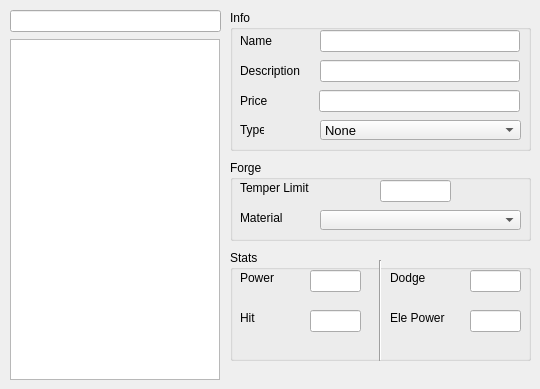
      <widget class="QWidget" name="weapons_tab">
       <attribute name="title">
        <string>Weapons</string>
       </attribute>
       <widget class="QTableView" name="weapon_tableView">
        <property name="geometry">
         <rect>
          <x>10</x>
          <y>39</y>
          <width>210</width>
          <height>341</height>
         </rect>
        </property>
        <property name="wordWrap">
         <bool>false</bool>
        </property>
       </widget>
       <widget class="QGroupBox" name="weapon_info_groupBox">
        <property name="geometry">
         <rect>
          <x>230</x>
          <y>10</y>
          <width>301</width>
          <height>141</height>
         </rect>
        </property>
        <property name="title">
         <string>Info</string>
        </property>
        <widget class="QLabel" name="weapon_name_label">
         <property name="geometry">
          <rect>
           <x>10</x>
           <y>20</y>
           <width>32</width>
           <height>22</height>
          </rect>
         </property>
         <property name="text">
          <string>Name</string>
         </property>
        </widget>
        <widget class="QLineEdit" name="weapon_name_lineEdit">
         <property name="geometry">
          <rect>
           <x>90</x>
           <y>20</y>
           <width>200</width>
           <height>22</height>
          </rect>
         </property>
         <property name="toolTip">
          <string>The weapon's name</string>
         </property>
        </widget>
        <widget class="QLabel" name="weapon_description_label">
         <property name="geometry">
          <rect>
           <x>10</x>
           <y>50</y>
           <width>60</width>
           <height>22</height>
          </rect>
         </property>
         <property name="text">
          <string>Description</string>
         </property>
        </widget>
        <widget class="QLineEdit" name="weapon_description_lineEdit">
         <property name="geometry">
          <rect>
           <x>90</x>
           <y>50</y>
           <width>200</width>
           <height>22</height>
          </rect>
         </property>
         <property name="toolTip">
          <string>The weapon's description</string>
         </property>
        </widget>
        <widget class="QLabel" name="weapon_type_label">
         <property name="geometry">
          <rect>
           <x>10</x>
           <y>110</y>
           <width>24</width>
           <height>20</height>
          </rect>
         </property>
         <property name="text">
          <string>Type</string>
         </property>
        </widget>
        <widget class="QComboBox" name="weapon_type_combo">
         <property name="geometry">
          <rect>
           <x>90</x>
           <y>110</y>
           <width>201</width>
           <height>20</height>
          </rect>
         </property>
         <property name="font">
          <font>
           <family>MS UI Gothic</family>
           <pointsize>10</pointsize>
          </font>
         </property>
         <property name="toolTip">
          <string>The weapon's type</string>
         </property>
         <item>
          <property name="text">
           <string>None</string>
          </property>
         </item>
         <item>
          <property name="text">
           <string>1</string>
          </property>
         </item>
         <item>
          <property name="text">
           <string>2</string>
          </property>
         </item>
         <item>
          <property name="text">
           <string>3</string>
          </property>
         </item>
         <item>
          <property name="text">
           <string>4</string>
          </property>
         </item>
         <item>
          <property name="text">
           <string>5</string>
          </property>
         </item>
         <item>
          <property name="text">
           <string>6</string>
          </property>
         </item>
         <item>
          <property name="text">
           <string>7</string>
          </property>
         </item>
         <item>
          <property name="text">
           <string>8</string>
          </property>
         </item>
         <item>
          <property name="text">
           <string>9</string>
          </property>
         </item>
         <item>
          <property name="text">
           <string>10</string>
          </property>
         </item>
        </widget>
        <widget class="QLabel" name="weapon_price_label">
         <property name="geometry">
          <rect>
           <x>10</x>
           <y>80</y>
           <width>31</width>
           <height>22</height>
          </rect>
         </property>
         <property name="text">
          <string>Price</string>
         </property>
        </widget>
        <widget class="QLineEdit" name="weapon_price_lineEdit">
         <property name="geometry">
          <rect>
           <x>89</x>
           <y>80</y>
           <width>201</width>
           <height>22</height>
          </rect>
         </property>
         <property name="toolTip">
          <string>The weapon's buy price</string>
         </property>
        </widget>
       </widget>
       <widget class="QGroupBox" name="weapon_forge_groupBox">
        <property name="geometry">
         <rect>
          <x>230</x>
          <y>160</y>
          <width>301</width>
          <height>81</height>
         </rect>
        </property>
        <property name="title">
         <string>Forge</string>
        </property>
        <widget class="QLabel" name="weapon_temper_label">
         <property name="geometry">
          <rect>
           <x>10</x>
           <y>20</y>
           <width>81</width>
           <height>16</height>
          </rect>
         </property>
         <property name="text">
          <string>Temper Limit</string>
         </property>
        </widget>
        <widget class="QLabel" name="weapon_material_label">
         <property name="geometry">
          <rect>
           <x>10</x>
           <y>50</y>
           <width>51</width>
           <height>16</height>
          </rect>
         </property>
         <property name="text">
          <string>Material</string>
         </property>
        </widget>
        <widget class="QLineEdit" name="weapon_temper_lineEdit">
         <property name="geometry">
          <rect>
           <x>150</x>
           <y>20</y>
           <width>71</width>
           <height>22</height>
          </rect>
         </property>
         <property name="toolTip">
          <string>How many times the weapon can be tempered</string>
         </property>
        </widget>
        <widget class="QComboBox" name="weapon_material_combo">
         <property name="geometry">
          <rect>
           <x>90</x>
           <y>50</y>
           <width>201</width>
           <height>20</height>
          </rect>
         </property>
         <property name="font">
          <font>
           <family>MS UI Gothic</family>
           <pointsize>10</pointsize>
          </font>
         </property>
         <property name="toolTip">
          <string>The weapon's material; also defines its element</string>
         </property>
        </widget>
       </widget>
       <widget class="QGroupBox" name="weapon_stats_groupBox">
        <property name="geometry">
         <rect>
          <x>230</x>
          <y>250</y>
          <width>301</width>
          <height>111</height>
         </rect>
        </property>
        <property name="title">
         <string>Stats</string>
        </property>
        <widget class="QLabel" name="weapon_power_label">
         <property name="geometry">
          <rect>
           <x>10</x>
           <y>20</y>
           <width>49</width>
           <height>16</height>
          </rect>
         </property>
         <property name="text">
          <string>Power</string>
         </property>
        </widget>
        <widget class="QLabel" name="weapon_hit_label">
         <property name="geometry">
          <rect>
           <x>10</x>
           <y>60</y>
           <width>49</width>
           <height>16</height>
          </rect>
         </property>
         <property name="text">
          <string>Hit</string>
         </property>
        </widget>
        <widget class="QLabel" name="weapon_dodge_label">
         <property name="geometry">
          <rect>
           <x>160</x>
           <y>20</y>
           <width>49</width>
           <height>16</height>
          </rect>
         </property>
         <property name="text">
          <string>Dodge</string>
         </property>
        </widget>
        <widget class="QLabel" name="weapon_ele_label">
         <property name="geometry">
          <rect>
           <x>160</x>
           <y>60</y>
           <width>61</width>
           <height>16</height>
          </rect>
         </property>
         <property name="text">
          <string>Ele Power</string>
         </property>
        </widget>
        <widget class="Line" name="armour_stats_line_2">
         <property name="geometry">
          <rect>
           <x>130</x>
           <y>10</y>
           <width>41</width>
           <height>101</height>
          </rect>
         </property>
         <property name="orientation">
          <enum>Qt::Orientation::Vertical</enum>
         </property>
        </widget>
        <widget class="QLineEdit" name="weapon_power_lineEdit">
         <property name="geometry">
          <rect>
           <x>80</x>
           <y>20</y>
           <width>51</width>
           <height>22</height>
          </rect>
         </property>
         <property name="toolTip">
          <string>How many times the weapon can be tempered</string>
         </property>
        </widget>
        <widget class="QLineEdit" name="weapon_hit_lineEdit">
         <property name="geometry">
          <rect>
           <x>80</x>
           <y>60</y>
           <width>51</width>
           <height>22</height>
          </rect>
         </property>
         <property name="toolTip">
          <string>How many times the weapon can be tempered</string>
         </property>
        </widget>
        <widget class="QLineEdit" name="weapon_dodge_lineEdit">
         <property name="geometry">
          <rect>
           <x>240</x>
           <y>20</y>
           <width>51</width>
           <height>22</height>
          </rect>
         </property>
         <property name="toolTip">
          <string>How many times the weapon can be tempered</string>
         </property>
        </widget>
        <widget class="QLineEdit" name="weapon_ele_lineEdit">
         <property name="geometry">
          <rect>
           <x>240</x>
           <y>60</y>
           <width>51</width>
           <height>22</height>
          </rect>
         </property>
         <property name="toolTip">
          <string>How many times the weapon can be tempered</string>
         </property>
        </widget>
       </widget>
       <widget class="QLineEdit" name="weapon_search_lineEdit">
        <property name="geometry">
         <rect>
          <x>10</x>
          <y>10</y>
          <width>211</width>
          <height>22</height>
         </rect>
        </property>
        <property name="toolTip">
         <string>Search bar</string>
        </property>
       </widget>
      </widget>
